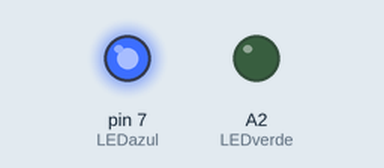
Recording of a sketch running on a simulated Arduino Uno, built with avr-gcc and run on an emulated ATmega328P. Shown: output pins drawn as LEDs (lit = HIGH).

Above: at 0.5 s.
At 4.0 s:
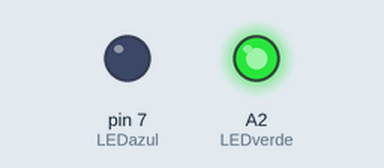
At 12.0 s:
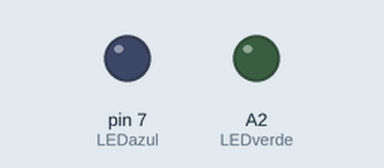
Timing chart, 0 to 13.1 s (numbered marks = the images above):
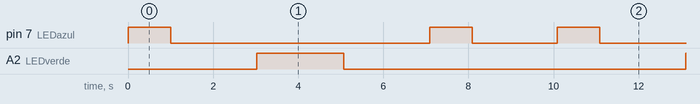

Measured:
- by itself, pin 7 (LEDazul): repeats every 10.1 s: LOW 6.1 s, HIGH 1.0 s, LOW 2.0 s, HIGH 1.0 s
- by itself, A2 (LEDverde): alternates HIGH for 2.0 s and LOW for 8.0 s
- by itself, everything shown: repeats every 10.1 s, in 6 steps

The sketch:

PWM_-_Modula__o_de_Largura_de_Pulso.ino
```cpp
#define LEDazul 7 // porta digital
#define LEDverde A2 // porta analogica

/*
	portas Digitais PWM fornecem valores de tensao entre 0 e 225
	portas Analogicas fornecem valores de tensao entre 0 e 1023
*/

void setup()
{
	pinMode(LEDazul, OUTPUT);
	pinMode(LEDverde, OUTPUT);
}

void loop()
{
	int i, cont = 0;
	do
	{
		digitalWrite(LEDazul, HIGH);
		delay(1000);
		digitalWrite(LEDazul, LOW);
		delay(1000);

		for (i = 0; i < 255; i++)
		{
			analogWrite(LEDverde, i);
			delayMicroseconds(8000);
		}
		for (i = 255; i > 0; i--)
		{
			analogWrite(LEDverde, i);
			delayMicroseconds(8000);
		}

		delay(1000);
		digitalWrite(LEDazul, HIGH);
		delay(1000);
		digitalWrite(LEDazul, LOW);

		delay(2000);
	} while (cont < 10);
}
```
